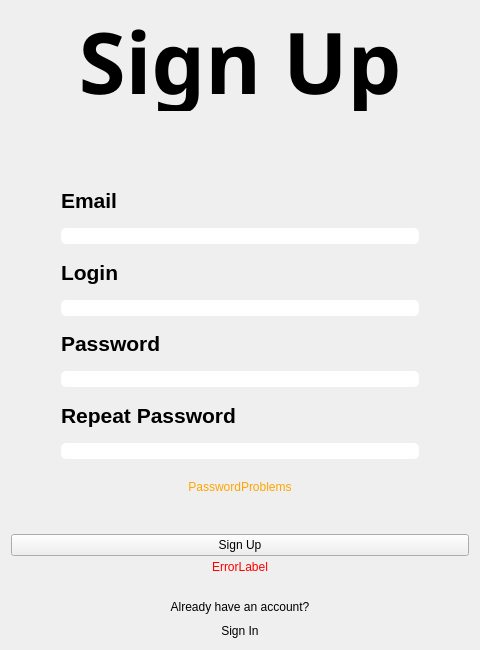
<?xml version="1.0" encoding="UTF-8"?>
<ui version="4.0">
 <class>SignUp</class>
 <widget class="QWidget" name="SignUp">
  <property name="enabled">
   <bool>true</bool>
  </property>
  <property name="geometry">
   <rect>
    <x>0</x>
    <y>0</y>
    <width>480</width>
    <height>650</height>
   </rect>
  </property>
  <property name="sizePolicy">
   <sizepolicy hsizetype="Fixed" vsizetype="Fixed">
    <horstretch>0</horstretch>
    <verstretch>0</verstretch>
   </sizepolicy>
  </property>
  <property name="minimumSize">
   <size>
    <width>480</width>
    <height>650</height>
   </size>
  </property>
  <property name="maximumSize">
   <size>
    <width>480</width>
    <height>650</height>
   </size>
  </property>
  <property name="windowTitle">
   <string>Widget</string>
  </property>
  <property name="autoFillBackground">
   <bool>false</bool>
  </property>
  <property name="styleSheet">
   <string notr="true">background-color: &quot;black&quot;</string>
  </property>
  <layout class="QVBoxLayout" name="verticalLayout" stretch="1,0,3">
   <item>
    <layout class="QVBoxLayout" name="DataLayout" stretch="0">
     <property name="sizeConstraint">
      <enum>QLayout::SizeConstraint::SetDefaultConstraint</enum>
     </property>
     <item>
      <widget class="QLabel" name="SignUpLabel">
       <property name="maximumSize">
        <size>
         <width>16777215</width>
         <height>100</height>
        </size>
       </property>
       <property name="font">
        <font>
         <family>Charter</family>
         <pointsize>64</pointsize>
         <bold>true</bold>
        </font>
       </property>
       <property name="text">
        <string>Sign Up</string>
       </property>
       <property name="alignment">
        <set>Qt::AlignmentFlag::AlignCenter</set>
       </property>
      </widget>
     </item>
    </layout>
   </item>
   <item>
    <spacer name="verticalSpacer">
     <property name="orientation">
      <enum>Qt::Orientation::Vertical</enum>
     </property>
     <property name="sizeHint" stdset="0">
      <size>
       <width>20</width>
       <height>62</height>
      </size>
     </property>
    </spacer>
   </item>
   <item>
    <layout class="QVBoxLayout" name="FormLayout" stretch="8,0,2,0,1">
     <property name="leftMargin">
      <number>0</number>
     </property>
     <item>
      <layout class="QVBoxLayout" name="InputLayout">
       <property name="spacing">
        <number>6</number>
       </property>
       <property name="leftMargin">
        <number>50</number>
       </property>
       <property name="rightMargin">
        <number>50</number>
       </property>
       <item>
        <widget class="QLabel" name="EmailLabel">
         <property name="font">
          <font>
           <pointsize>16</pointsize>
           <bold>true</bold>
          </font>
         </property>
         <property name="text">
          <string>Email</string>
         </property>
        </widget>
       </item>
       <item>
        <widget class="QLineEdit" name="EmailLineEdit">
         <property name="autoFillBackground">
          <bool>false</bool>
         </property>
         <property name="styleSheet">
          <string notr="true">background-color: 'white'; 
color: black;
border-radius: 5px;</string>
         </property>
        </widget>
       </item>
       <item>
        <widget class="QLabel" name="LoginLabel">
         <property name="font">
          <font>
           <pointsize>16</pointsize>
           <bold>true</bold>
          </font>
         </property>
         <property name="text">
          <string>Login</string>
         </property>
        </widget>
       </item>
       <item>
        <widget class="QLineEdit" name="LoginLineEdit">
         <property name="autoFillBackground">
          <bool>false</bool>
         </property>
         <property name="styleSheet">
          <string notr="true">background-color: 'white'; 
color: black;
border-radius: 5px;</string>
         </property>
        </widget>
       </item>
       <item>
        <widget class="QLabel" name="PasswordLabel">
         <property name="font">
          <font>
           <pointsize>16</pointsize>
           <bold>true</bold>
          </font>
         </property>
         <property name="text">
          <string>Password</string>
         </property>
        </widget>
       </item>
       <item>
        <widget class="QLineEdit" name="PasswordLineEdit">
         <property name="autoFillBackground">
          <bool>false</bool>
         </property>
         <property name="styleSheet">
          <string notr="true">background-color: 'white'; 
color: black;
border-radius: 5px;</string>
         </property>
        </widget>
       </item>
       <item>
        <widget class="QLabel" name="RepeatPasswordLabel">
         <property name="font">
          <font>
           <pointsize>16</pointsize>
           <bold>true</bold>
          </font>
         </property>
         <property name="text">
          <string>Repeat Password</string>
         </property>
        </widget>
       </item>
       <item>
        <widget class="QLineEdit" name="RepeatPasswordLineEdit">
         <property name="autoFillBackground">
          <bool>false</bool>
         </property>
         <property name="styleSheet">
          <string notr="true">background-color: 'white'; 
color: black;
border-radius: 5px;</string>
         </property>
        </widget>
       </item>
       <item>
        <widget class="QLabel" name="PasswordProblemsLabel">
         <property name="styleSheet">
          <string notr="true">color: orange</string>
         </property>
         <property name="text">
          <string>PasswordProblems</string>
         </property>
         <property name="alignment">
          <set>Qt::AlignmentFlag::AlignCenter</set>
         </property>
        </widget>
       </item>
      </layout>
     </item>
     <item>
      <spacer name="verticalSpacer_2">
       <property name="orientation">
        <enum>Qt::Orientation::Vertical</enum>
       </property>
       <property name="sizeHint" stdset="0">
        <size>
         <width>20</width>
         <height>20</height>
        </size>
       </property>
      </spacer>
     </item>
     <item>
      <layout class="QVBoxLayout" name="ButtonLayout">
       <property name="leftMargin">
        <number>0</number>
       </property>
       <item>
        <widget class="QPushButton" name="SignUpButton">
         <property name="styleSheet">
          <string notr="true">background-color: &quot;#1A1A2E&quot;</string>
         </property>
         <property name="text">
          <string>Sign Up</string>
         </property>
         <property name="autoDefault">
          <bool>false</bool>
         </property>
        </widget>
       </item>
       <item>
        <widget class="QLabel" name="ErorrsLabel">
         <property name="maximumSize">
          <size>
           <width>16777215</width>
           <height>10</height>
          </size>
         </property>
         <property name="styleSheet">
          <string notr="true">color: red</string>
         </property>
         <property name="text">
          <string>ErrorLabel</string>
         </property>
         <property name="alignment">
          <set>Qt::AlignmentFlag::AlignCenter</set>
         </property>
        </widget>
       </item>
      </layout>
     </item>
     <item>
      <spacer name="verticalSpacer_3">
       <property name="orientation">
        <enum>Qt::Orientation::Vertical</enum>
       </property>
       <property name="sizeHint" stdset="0">
        <size>
         <width>20</width>
         <height>20</height>
        </size>
       </property>
      </spacer>
     </item>
     <item>
      <layout class="QVBoxLayout" name="ExtraLayout">
       <item>
        <widget class="QLabel" name="AlreadyHaveAccountLabel">
         <property name="maximumSize">
          <size>
           <width>16777215</width>
           <height>20</height>
          </size>
         </property>
         <property name="text">
          <string>Already have an account?</string>
         </property>
         <property name="alignment">
          <set>Qt::AlignmentFlag::AlignCenter</set>
         </property>
        </widget>
       </item>
       <item>
        <widget class="QLabel" name="SignInHyperLabel">
         <property name="text">
          <string>Sign In</string>
         </property>
         <property name="alignment">
          <set>Qt::AlignmentFlag::AlignCenter</set>
         </property>
         <property name="openExternalLinks">
          <bool>true</bool>
         </property>
         <property name="textInteractionFlags">
          <set>Qt::TextInteractionFlag::LinksAccessibleByMouse</set>
         </property>
        </widget>
       </item>
      </layout>
     </item>
    </layout>
   </item>
  </layout>
 </widget>
 <resources/>
 <connections/>
</ui>
